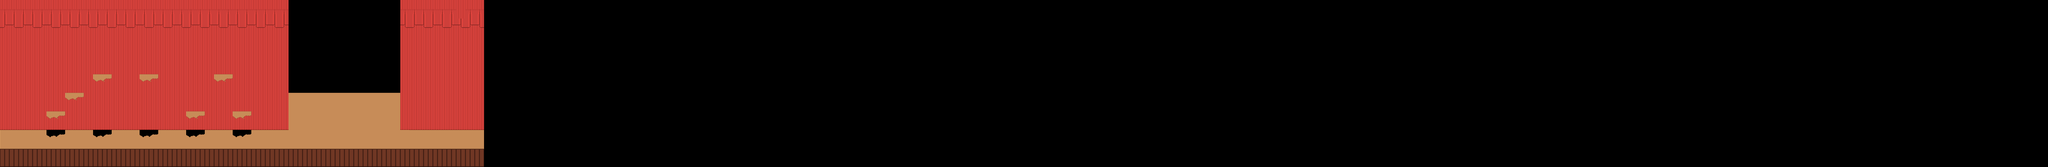

Below is a game level as drawn by its tile map, then a one-line description and the .tmx that defines it (tile-layer data replaced by summaries):
An orthogonal 220x18 tile map with 32x32 px tiles, 2 tile layers (Background, Foreground), 3 tilesets and 9 objects (2x enemy, exit, player_start, floor, walker13, ...).

<map version="1.0" orientation="orthogonal" renderorder="right-down" width="220" height="18" tilewidth="32" tileheight="32" nextobjectid="61">
 <tileset firstgid="1" name="level" tilewidth="32" tileheight="32" tilecount="228">
  <image source="level.png" width="64" height="256" />
  <tile id="145">
   <animation>
    <frame tileid="145" duration="200" />
    <frame tileid="146" duration="200" />
   </animation>
  </tile>
 </tileset>
 <tileset firstgid="229" name="coin" tilewidth="32" tileheight="32" tilecount="1">
  <image source="coin.png" width="32" height="32" />
 </tileset>
 <tileset firstgid="230" name="imageCollection" tilewidth="490" tileheight="360" tilecount="2">
  <tile id="0">
   <image width="385" height="360" source="decorations/capa01_A.png" />
  </tile>
  <tile id="1">
   <image width="490" height="360" source="decorations/capa01_B.png" />
  </tile>
 </tileset>
 <layer name="Background" width="220" height="18">
  <properties>
   <property name="animated" value="true" />
   <property name="nocollide" value="true" />
   <property name="tileset" value="level" />
  </properties>
  <data>[3960 cells, 777 non-empty, 9 distinct tile ids]</data>
 </layer>
 <layer name="Foreground" width="220" height="18">
  <properties>
   <property name="tileset" value="level" />
  </properties>
  <data>[3960 cells, 252 non-empty, 11 distinct tile ids]</data>
 </layer>
 <objectgroup name="objects">
  <object id="42" name="exit" type="exit" x="1408" y="416" width="32" height="32" />
  <object id="51" name="start" type="player_start" x="48" y="360" width="32" height="32" />
  <object id="52" name="floor" type="floor" x="640" y="544" width="1152" height="32" />
  <object id="53" name="walker" type="walker13" x="1098.77" y="448" width="32" height="32" />
  <object id="54" name="Ground Patrol" type="enemy" x="294.145" y="436.016" width="32.1574" height="39.7238" />
  <object id="55" name="Ground Patrol" type="enemy" x="580" y="415" width="32.1574" height="39.7238" />
  <object id="57" name="Bat" type="enemy_bat" x="352.785" y="282.796" />
  <object id="59" name="MBat" type="Enemy_Bat_M" x="750.969" y="282.796" />
  <object id="60" name="enemy_shark" type="enemy_shark" x="1303.52" y="250" width="35.3593" height="25.8028" />
 </objectgroup>
</map>
